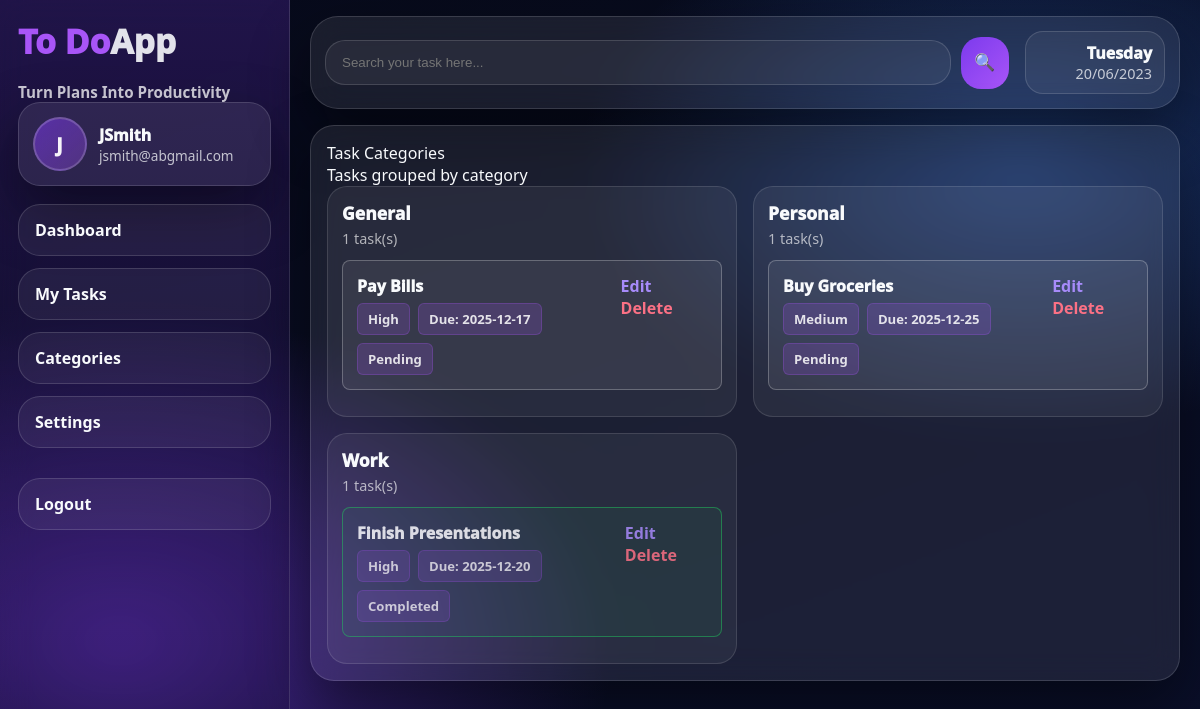
/categories (signed in), run on the app's committed database.
### app.py (models this page shows)
class User(db.Model):
    id = db.Column(db.Integer, primary_key=True)
    name = db.Column(db.String(80), nullable=False)
    email = db.Column(db.String(120), unique=True, nullable=False)
    password_hash = db.Column(db.String(255), nullable=False)
    todos = db.relationship("Todo", backref="user", lazy=True)

class Todo(db.Model):
    id = db.Column(db.Integer, primary_key=True)
    user_id = db.Column(db.Integer, db.ForeignKey("user.id"), nullable=False)
    title = db.Column(db.String(200), nullable=False)
    completed = db.Column(db.Boolean, default=False)
    category = db.Column(db.String(50), default="General")
    priority = db.Column(db.String(10), default="Medium")
    due_date = db.Column(db.Date, nullable=True)
    created_at = db.Column(db.DateTime, default=datetime.utcnow)

### app.py (the view)
@app.route("/categories")
def categories():
    if not logged_in():
        return redirect(url_for("login"))
    user = get_current_user()
    todos = Todo.query.filter_by(user_id=user.id).order_by(Todo.created_at.desc()).all()
    grouped = {}
    for t in todos:
        cat = t.category or "General"
        grouped.setdefault(cat, []).append(t)
    categories = sorted(grouped.keys())
    return render_template("categories.html", grouped=grouped, categories=categories)

### app.py (called while the page is built)
def get_current_user():
    uid = session.get("user_id")
    if not uid:
        return None
    user = User.query.get(uid)
    if not user:
        session.pop("user_id", None)
        return None
    return user

@app.context_processor
def inject_user():
    return {"user": get_current_user()}

def logged_in():
    return session.get("user_id") is not None

### templates/categories.html (shortened to what this page needs)
{% extends "base.html" %}
{% block content %}
<div class="card">
  <div class="card-head">
    <div>
      <div class="card-title red">Task Categories</div>
      <div class="card-sub">Tasks grouped by category</div>
    </div>
  </div>
  {% if categories and categories|length > 0 %}
    <div class="cat-grid">
      {% for cat in categories %}
        <div class="cat-block">
          <div class="cat-title">{{ cat }}</div>
          <div class="cat-count">{{ grouped[cat]|length }} task(s)</div>
          <div class="bubble-list">
            {% for t in grouped[cat] %}
              <div class="task-bubble {% if t.completed %}done{% endif %}">
                <div class="bubble-main">
                  <div class="bubble-name">{{ t.title }}</div>
                  <div class="bubble-meta">
                    <span class="pill">{{ t.priority }}</span>
                    {% if t.due_date %}
                      <span class="pill">Due: {{ t.due_date }}</span>
                    {% endif %}
                    <span class="pill">{{ "Completed" if t.completed else "Pending" }}</span>
                  </div>
                </div>
                <div class="bubble-actions">
                  <a href="{{ url_for('edit_todo', todo_id=t.id) }}">Edit</a>
                  <a class="danger"
                     href="{{ url_for('delete_todo', todo_id=t.id) }}"
                     onclick="return confirm('Delete this task?')">Delete</a>
                </div>
              </div>
            {% endfor %}
          </div>
        </div>
      {% endfor %}
    </div>
  {% else %}
    <p class="empty">No tasks yet. Add tasks to see categories.</p>
  {% endif %}
</div>
{% endblock %}

### templates/base.html (shortened to what this page needs)
<!DOCTYPE html>
<html lang="en">
<head>
  <link rel="stylesheet" href="{{ url_for('static', filename='style.css') }}">
</head>
<body class="{% if session.get('compact') %}compact{% endif %}">
  <div class="layout">
        <aside class="sidebar">
      <div class="sidebar-brand">
        <span class="brand-red">To Do</span><span class="brand-black">App</span>
      </div>
      <div class="app-tagline">Turn Plans Into Productivity</div>
      <div class="profile">
        <div class="avatar">{{ user.name[:1].upper() if user else "G" }}</div>
        <div class="profile-info">
          {% if user %}
            <div class="profile-name">{{ user.name }}</div>
            <div class="profile-email">{{ user.email }}</div>
          {% else %}
            <div class="profile-name">Guest</div>
            <div class="profile-email">Please log in</div>
          {% endif %}
        </div>
      </div>
      <nav class="menu">
        <a class="menu-item {% if request.endpoint=='home' %}active{% endif %}" href="{{ url_for('home') }}">
          Dashboard
        </a>
        {% if user %}
          <a class="menu-item {% if request.endpoint=='todos' %}active{% endif %}" href="{{ url_for('todos') }}">My Tasks</a>
          <a class="menu-item" href="{{ url_for('categories') }}">Categories</a>
          <a class="menu-item" href="{{ url_for('settings') }}">Settings</a>
          <a class="menu-item logout" href="{{ url_for('logout') }}">Logout</a>
        {% else %}
          <a class="menu-item {% if request.endpoint=='login' %}active{% endif %}" href="{{ url_for('login') }}">Login</a>
          <a class="menu-item {% if request.endpoint=='register' %}active{% endif %}" href="{{ url_for('register') }}">Register</a>
        {% endif %}
      </nav>
    </aside>
    <main class="main">
         <header class="topbar">
            <form class="searchbar" method="get" action="{{ url_for('todos') }}">
                <input type="text" name="q" placeholder="Search your task here..." value="{{ request.args.get('q','') }}">
                <button class="searchbtn" type="submit">🔍</button>
            </form>
            <div class="datebox">
                <div class="day">Tuesday</div>
                <div class="date">20/06/2023</div>
            </div>
            </header>
      <section class="content">
        {% block content %}{% endblock %}
      </section>
    </main>
  </div>
</body>
</html>

### data on the page
User: name "J", name "JSmith", email "jsmith@abgmail.com"
Todo: category "General", grouped "1", title "Pay Bills", priority "High", due_date "2025-12-17", completed "Pending"
Todo: category "Personal", grouped "1", title "Buy Groceries", priority "Medium", due_date "2025-12-25", completed "Pending"
Todo: category "Work", grouped "1", title "Finish Presentations", priority "High", due_date "2025-12-20", completed "Completed"
